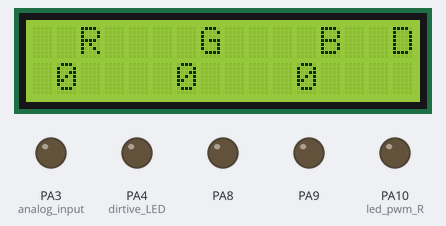
A sketch run on a simulated STM32 Blue Pill. Shown: 16×2 character LCD, output pins drawn as LEDs (lit = HIGH). Wiring (inferred from the signals the program sends): 4×3 keypad with keys 1 2 3 4 5 6 7 8 9 * 0 # (labels assumed): rows PA5, PA6, PA7, PB0; columns PB1, PB10, PB11. Pins used as bus, display or sensor lines are not drawn.

Above: at 0.3 s.

The sketch:

code.ino
```cpp
#include <LiquidCrystal.h>
LiquidCrystal lcd(PB9, PB8, PB7, PB6, PB5, PB4);
unsigned char colorsw;//switch color
int colorR;
int colorG;
int colorB;
char tcolor[3][4];//0=R 1=G 2=B
unsigned char digit;//0 or 1 or 2
unsigned char sw;//emter or switch mode
short modeswcount;
short oldmodeswcount;
bool mode = 0;//false=digtal true=analog
bool backspace =0;
void setup() {
  pinMode(PA10,PWM);//led pwm R
  pinMode(PA9,PWM);//G
  pinMode(PA8,PWM);//B
  pinMode(PA4,OUTPUT);//dirtive LED
  pinMode(PA3,OUTPUT);//analog input
  pinMode(PA0,INPUT_ANALOG);//R
  pinMode(PA1,INPUT_ANALOG);//G
  pinMode(PA2,INPUT_ANALOG);//B
  pinMode(PA5,OUTPUT);//3x4 keypad
  pinMode(PA6,OUTPUT);
  pinMode(PA7,OUTPUT);
  pinMode(PB0,OUTPUT);
  pinMode(PB1,INPUT_PULLUP);
  pinMode(PB10,INPUT_PULLUP);
  pinMode(PB11,INPUT_PULLUP);
  lcd.begin(16, 2);
  lcd.setCursor(2, 0);
  lcd.print("R");
  lcd.setCursor(7, 0);
  lcd.print("G");
  lcd.setCursor(12, 0);
  lcd.print("B");
}

void loop() {
  input();
  pwm();
  numberreset();
}
void input(){
  //input
  //mode=1;
  if(mode==0){
    digitalWrite(PA4, LOW);//diretive LED
    lcd.setCursor(15, 0);
    lcd.print("D");

    leerpad();

    colorR=atoi(tcolor[0]);
    colorG=atoi(tcolor[1]);
    colorB=atoi(tcolor[2]);
    if((modeswcount>12)){
      mode=1;
      modeswcount=0;
    }
    else if((modeswcount>0)&&(modeswcount==oldmodeswcount)){
      modeswcount=0;
      colorsw++;
    }
    oldmodeswcount=modeswcount;
  }
  else if(mode==1){
    digitalWrite(PA3, HIGH);
    digitalWrite(PA4, HIGH);//diretive LED
    lcd.setCursor(15, 0);
    lcd.print("A");
    colorR=(int)(analogRead(PA0)/16);
    colorG=(int)(analogRead(PA1)/16);
    colorB=(int)(analogRead(PA2)/16);
    //swmode
    digitalWrite(PA5,HIGH);
    digitalWrite(PA6,HIGH);
    digitalWrite(PA7,HIGH);
    digitalWrite(PB0,LOW);
    if (digitalRead(PB1) == LOW) modeswcount++;
    digitalWrite(PB0,HIGH);
    delay(160);
    if(modeswcount>12){
      mode=0;
      modeswcount=0;
      }
    else if((modeswcount>0)&&(modeswcount==oldmodeswcount)){
      modeswcount=0;
      }
    oldmodeswcount=modeswcount;
    }
}
void pwm(){
  //pwm
  if(colorR>255){
    colorR=0;
    lcd.setCursor(0, 1);
    lcd.print("ERROR");
    delay(1500);
    lcd.setCursor(0, 1);
    lcd.print("     ");
  }
  if(colorG>255){
    colorG=0;
    lcd.setCursor(5, 1);
    lcd.print("ERROR");
    delay(1500);
    lcd.setCursor(5, 1);
    lcd.print("     ");
  }
  if(colorB>255){
    colorB=0;
    lcd.setCursor(10, 1);
    lcd.print("ERROR");
    delay(1500);
    lcd.setCursor(10, 1);
    lcd.print("     ");
  }
  pwmWrite(PA10, ((colorR+1)*(colorR+1))-1);
  pwmWrite(PA9, ((colorG+1)*(colorG+1))-1);
  pwmWrite(PA8, ((colorB+1)*(colorB+1))-1);
  lcd.setCursor(1, 1);
  lcd.print(colorR,DEC);
  lcd.setCursor(6, 1);
  lcd.print(colorG,DEC);
  lcd.setCursor(11, 1);
  lcd.print(colorB,DEC);
  }
void numberreset(){
  //number reset
  if(tcolor[colorsw][digit]!=0){
    digit++;
  }
  if(digit>2){
    digit=0;
    colorsw++;
  }
  if(colorsw>2){
    colorsw=0;
  }
  if(backspace==1){
    backspace=0;
  }
  for(int i=0;i<3;i++){
        tcolor[i][4]=0;
  }
}
void leerpad(){
  digitalWrite(PA5,LOW) ;
  if (digitalRead(PB1) == LOW) tcolor[colorsw][digit]=1;
  if (digitalRead(PB10) == LOW) tcolor[colorsw][digit]=2;
  if (digitalRead(PB11) == LOW) tcolor[colorsw][digit]=3;
  digitalWrite(PA5,HIGH);
  digitalWrite(PA6,LOW);
  if (digitalRead(PB1) == LOW) tcolor[colorsw][digit]=4;
  if (digitalRead(PB10) == LOW) tcolor[colorsw][digit]=5;
  if (digitalRead(PB11) == LOW) tcolor[colorsw][digit]=6;
  digitalWrite(PA6,HIGH);
  digitalWrite(PA7,LOW);
  if (digitalRead(PB1) == LOW) tcolor[colorsw][digit]=7;
  if (digitalRead(PB10) == LOW) tcolor[colorsw][digit]=8;
  if (digitalRead(PB11) == LOW) tcolor[colorsw][digit]=9;
  digitalWrite(PA7,HIGH);
  digitalWrite(PB0,LOW);
  if (digitalRead(PB1) == LOW) modeswcount++;
  if (digitalRead(PB10) == LOW) tcolor[colorsw][digit]=0;
  if (digitalRead(PB11) == LOW) backspace++;
  digitalWrite(PB0,HIGH);
  delay(160);
}
```
